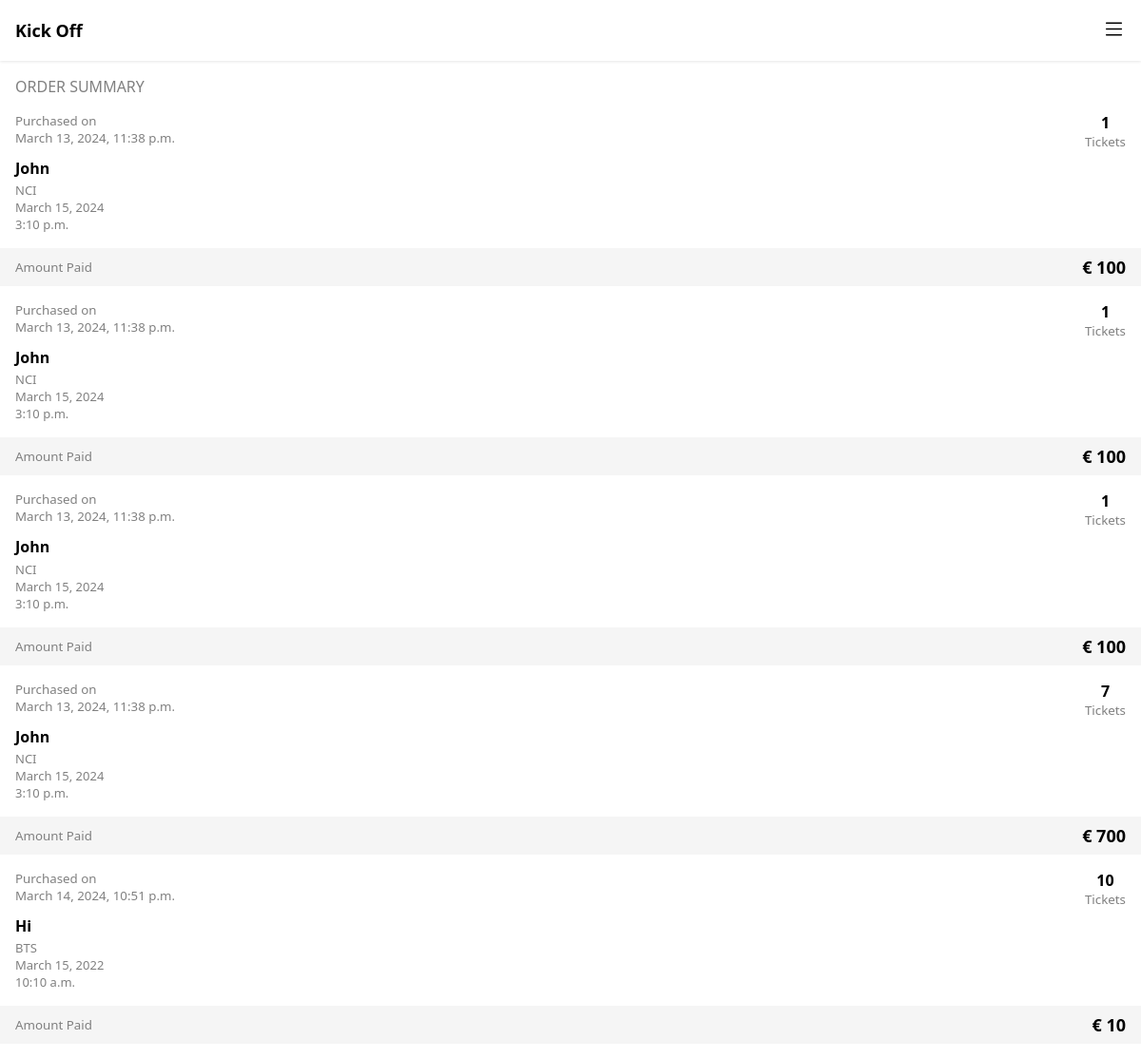
Page /tickets_booked/ (signed in) on the committed database.
### Kick_Off/models.py (models this page shows)
class Event(models.Model):
    event_name = models.CharField(max_length=100)
    event_venue_name = models.CharField(max_length=100)
    event_description = models.TextField()
    event_date = models.DateField()
    event_time = models.TimeField()
    event_number_of_tickets = models.IntegerField()
    event_ticket_price = models.IntegerField()
    event_location_link = models.URLField(max_length=200)
    organisation_name = models.CharField(max_length=100)
    organisation = models.ForeignKey(
        CustomUser, on_delete=models.CASCADE, related_name='events_created')
    created = models.DateTimeField(auto_now_add=True)
    updated = models.DateTimeField(auto_now=True)

### Kick_Off/views.py (the view)
# urls.py: path('tickets_booked/', views.tickets_booked, name='tickets_booked'),
@login_required(login_url="login")
def tickets_booked(request):
    if not request.user.is_participant:
        return redirect('login')
    fetch_tickets_booked = Event.objects.filter(ticket_events__participant=request.user).annotate(
        number_of_tickets=F('ticket_events__event_number_of_tickets'),
        ticket_price=F('ticket_events__event_ticket_price')).values(
        'id', 'event_name', 'event_venue_name', 'event_date', 'event_time', 'number_of_tickets', 'ticket_price', 'created').order_by('created')
    if not fetch_tickets_booked:
        return HttpResponse('No tickets booked yet')
    return render(request, 'tickets_booked.html', {
        'title': 'Tickets Booked - Kick Off', 'ticket_details': fetch_tickets_booked, 'text': "Amount Paid"
    })

### Kick_Off/templates/tickets_booked.html
{% extends 'index.html' %} {% block main %}
<main class="booked_tickets_main">
  <p class="booked_order_summary_title">ORDER SUMMARY</p>
  {% for ticket in ticket_details %}
  <a
    href="{% url 'book_now' id=ticket.id %}"
    class="booked_order_summary_details"
  >
    <div class="purchase_date">
      <p class="date">Purchased on<br />{{ ticket.created }}</p>
      <div class="booked_ticket_count">
        <p class="count">{{ ticket.number_of_tickets }}</p>
        <p>Tickets</p>
      </div>
    </div>
    <div class="booked_ticket_details">
      <p>{{ ticket.event_name }}</p>
      <p>{{ ticket.event_venue_name }}</p>
      <p>{{ ticket.event_date }}</p>
      <p>{{ ticket.event_time }}</p>
    </div>
  </a>
  <div class="amount_paid">
    <p>{{ text }}</p>
    <p>{{ ticket.ticket_price }}</p>
  </div>
  {% endfor %}
</main>
{% endblock %}

### Kick_Off/static/css/index.css (style rules this page uses)
* { margin: 0px; padding: 0px; box-sizing: border-box; font-family: system-ui, -apple-system, BlinkMacSystemFont, "Segoe UI", Roboto, Oxygen, Ubuntu, Cantarell, "Open Sans", "Helvetica Neue", sans-serif; }
body { width: 100%; min-height: 100dvh; overflow-x: hidden; }

### Kick_Off/static/css/tickets_booked.css (style rules this page uses)
.booked_tickets_main { display: flex; flex-direction: column; gap: 1rem; padding-block: 1rem; }
.booked_tickets_main .booked_order_summary_title { color: gray; padding-inline: 1rem; }
.booked_tickets_main .booked_order_summary_details { display: flex; flex-direction: column; gap: 0.5rem; padding-inline: 1rem; text-decoration: none; }
.booked_order_summary_details .purchase_date { display: flex; justify-content: space-between; }
.booked_order_summary_details .purchase_date .date { font-size: smaller; color: gray; }
.booked_order_summary_details .booked_ticket_details p:nth-child(1) { font-size: medium; font-weight: 600; color: black; margin-bottom: 0.2rem; }
.booked_order_summary_details .booked_ticket_count { display: flex; flex-direction: column; justify-content: start; align-items: center; margin-left: auto; }
.booked_ticket_count .count { font-size: medium; font-weight: 600; color: black; }
.booked_ticket_count p { font-size: smaller; color: gray; }
.booked_order_summary_details .booked_ticket_details { font-size: small; color: gray; }
.booked_tickets_main .amount_paid { display: flex; justify-content: space-between; align-items: center; padding-block: 0.5rem; padding-inline: 1rem; background-color: whitesmoke; }
.amount_paid p:first-child { font-size: smaller; color: gray; }
.amount_paid p:nth-child(2) { font-weight: bold; font-size: large; }
.amount_paid p:nth-child(2)::before { content: "€\00a0"; font-weight: bold; font-size: large; }

### rows in the picture
Event: created "March 13, 2024, 11:38 p.m.", number_of_tickets "1", event_name "John", event_venue_name "NCI", event_date "March 15, 2024", event_time "3:10 p.m.", text "Amount Paid", ticket_price "100", number_of_tickets "7", ticket_price "700"
Event: created "March 14, 2024, 10:51 p.m.", number_of_tickets "10", event_name "Hi", event_venue_name "BTS", event_date "March 15, 2022", event_time "10:10 a.m.", text "Amount Paid", ticket_price "10"
